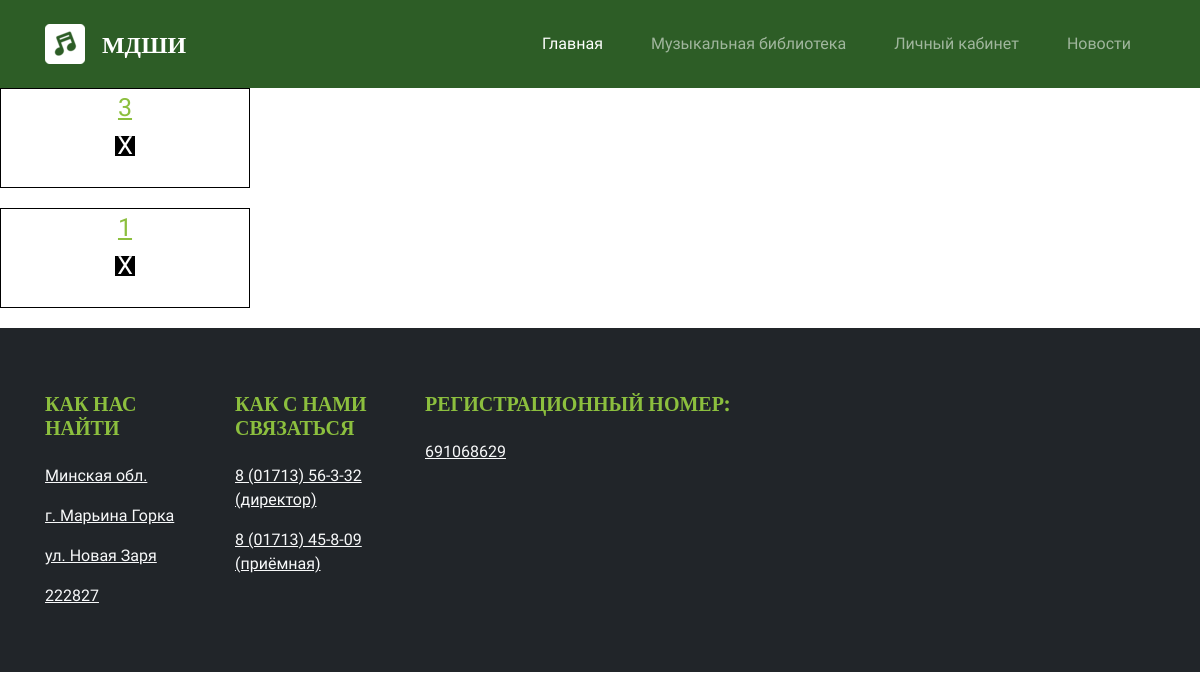
Before: /news/ with the older database file.
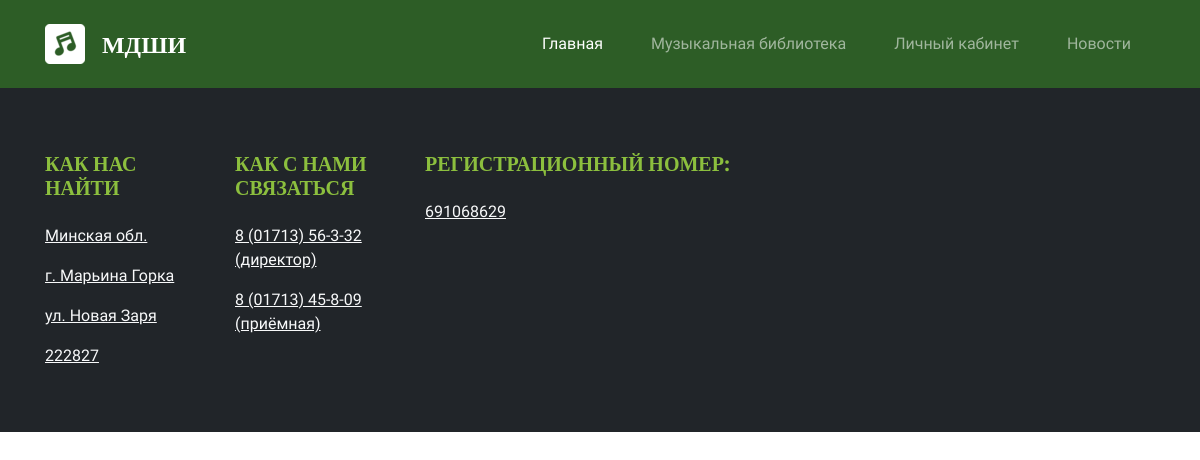
After: the same page with the newer database file.
### base/models.py (models this page shows, shortened)
class New(models.Model):
    title = models.CharField(max_length=256, verbose_name="Название статьи")
    description = RichTextField(null = False, blank = False, max_length = 100000, verbose_name="Подробное описание статьи")
    created = models.DateTimeField(auto_now_add=True)

### base/views.py (the view)
# urls.py: path('news/', views.newsPage, name = 'news'),
def newsPage(request):
    news = New.objects.order_by('-created')
    context = {'news' : news}
    return render(request, 'base/article_list.html', context)

### base/templates/base/article_list.html (shortened to what this page needs)
{% extends 'main.html' %}
{% block content %}
    {% for new in news %}
        <div style="text-align:center;display: flex;flex-direction: column ;font-size: 25px;
         margin-bottom: 20px; border: 1px solid black; height: 100px; width: 250px">
            <a href = "{% url 'new' new.id %}">{{ new.title }}</a>
            <a href="{% url 'delete-new' new.id %}" style="text-decoration: none; color: black;">
              <span style="display: inline-block; width: 20px; height: 20px;
               line-height: 20px; text-align: center; background-color: black; color: white;">X</span>
            </a>
        </div>
    {% endfor %}
{% endblock %}

### templates/main.html (shortened to what this page needs)
<!DOCTYPE html>
{% load static %}
<html lang="en">
    <head>
        <link href="{% static 'styles/bootstrap_theme/bootstrap.css' %}" rel="stylesheet" type="text/css">
        <link rel="stylesheet" href="{% static 'styles/blocks.css'%}">
        <link href="{% static 'styles/style.css' %}" rel="stylesheet">
    </head>
    <body class="text-muted">
        {% include 'navbar.html' %}
        {% block content %}
        {% endblock content%}
        {% include 'footer.html' %}
    </body>
</html>

### templates/navbar.html (shortened to what this page needs)
{% load static %}
<header class="bg-secondary">
            <nav class="navbar navbar-dark navbar-expand-lg pb-3 pt-3 shadow-none">
                <div class="container"> <a class="navbar-brand text-white" href="/"> <img src="{% static 'images/front/emblem.png' %}" alt="Логотип" class="me-2"> <span class="align-middle fw-bold h4 ms-1">МДШИ</span></a>
                    <div class="collapse navbar-collapse " id="navbarNavDropdown-2">
                        <ul class="ms-auto navbar-nav">
                            <li class="nav-item"> <a class="active nav-link pb-lg-3 pe-lg-4 ps-lg-4 pt-lg-3" aria-current="page" href="{% url 'home' %}">Главная</a>
                            </li>
                            <li class="nav-item"> <a class="nav-link pb-lg-3 pe-lg-4 ps-lg-4 pt-lg-3" href="{% url 'music-library' %}">Музыкальная библиотека</a>
                            </li>
                            <li class="nav-item"> <a class="nav-link pb-lg-3 pe-lg-4 ps-lg-4 pt-lg-3" href="{% url 'user-profile' user.id %}">Личный кабинет</a>
                            </li>
                            <li class="nav-item"> <a class="nav-link pb-lg-3 pe-lg-4 ps-lg-4 pt-lg-3" href="{% url 'news' %}">Новости</a>
                            </li>
                        </ul>
                    </div>
                </div>
            </nav>
</header>

### templates/footer.html
 <footer class="bg-dark pt-5 text-white">
            <div class="container">
                <div class="row">
                    <div class="col-md-3 col-xl-2 py-3">
                        <h2 class="fw-bold h5 mb-4 text-primary text-uppercase">Как нас найти</h2>
                        <ul class="list-unstyled">
                            <li class="mb-3"> <a href="#" class="link-light">Минская обл.</a>
                            </li>
                            <li class="mb-3"> <a href="#" class="link-light">г. Марьина Горка</a>
                            </li>
                            <li class="mb-3"> <a href="#" class="link-light">ул. Новая Заря</a>
                            </li>
                            <li class="mb-3"> <a href="#" class="link-light">222827</a>
                            </li>
                        </ul>
                    </div>
                    <div class="col-md-4 col-xl-2 py-3">
                        <h2 class="fw-bold h5 mb-4 text-primary text-uppercase">Как с нами связаться</h2>
                        <ul class="list-unstyled">
                            <li class="mb-3"> <a href="#" class="link-light">8 (01713) 56-3-32 (директор)</a>
                            </li>
                            <li class="mb-3"> <a href="#" class="link-light">8 (01713) 45-8-09 (приёмная)</a>
                            </li>
                        </ul>
                    </div>
                    <div class="col-lg-4 col-md-6 col-xl-4 py-3">
                        <h2 class="fw-bold h5 mb-4 text-primary text-uppercase">Регистрационный номер:&nbsp;</h2><a href="#" class="link-light"><u>691068629</u></a>
                    </div>
                </div>
                <div class="pb-3 pt-3 small">
</div>
            </div>
 </footer>

Changed rows visible on the page:
removed New: title "3"
removed New: title "1"
